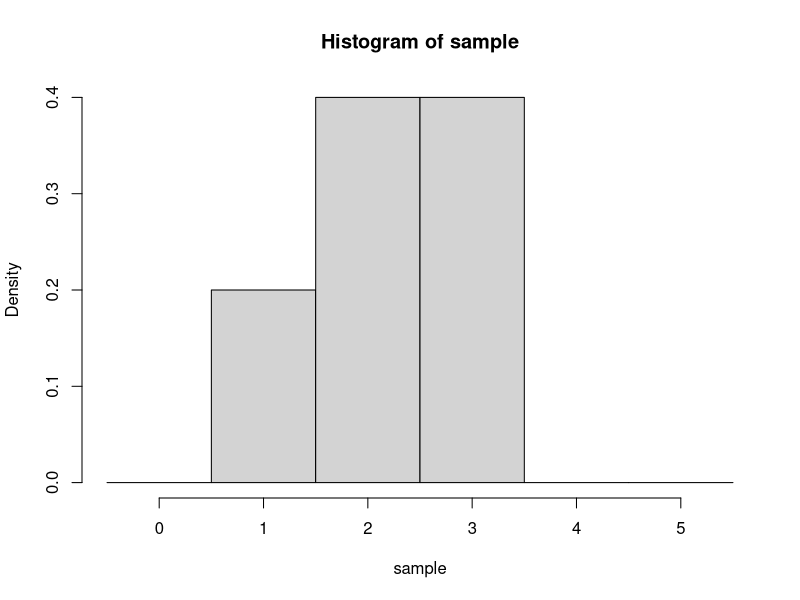
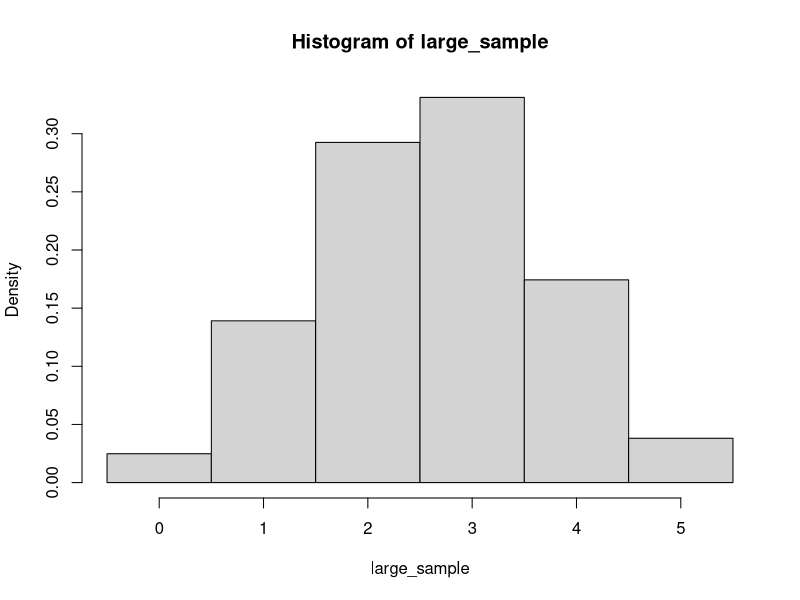
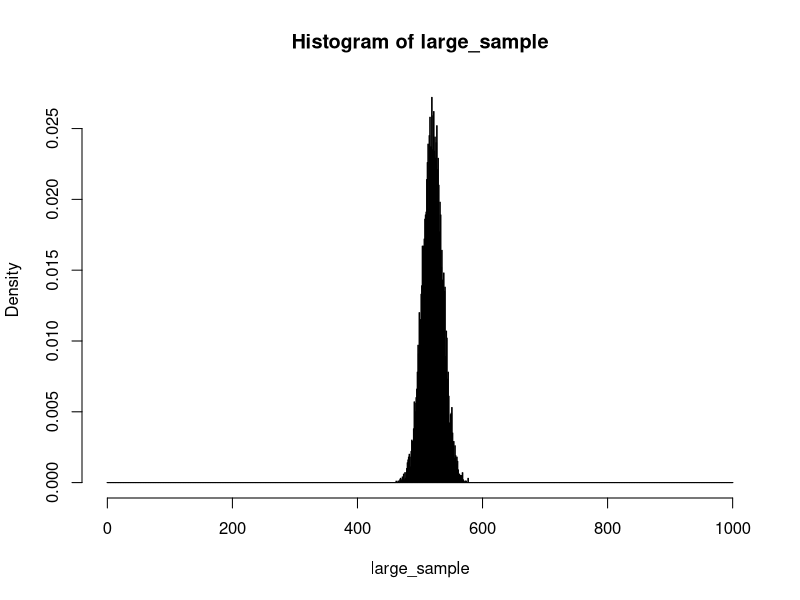
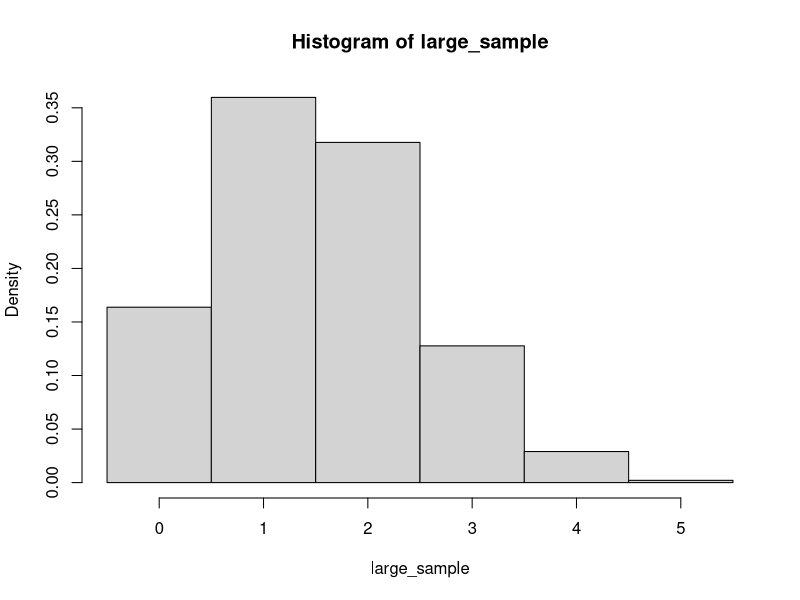
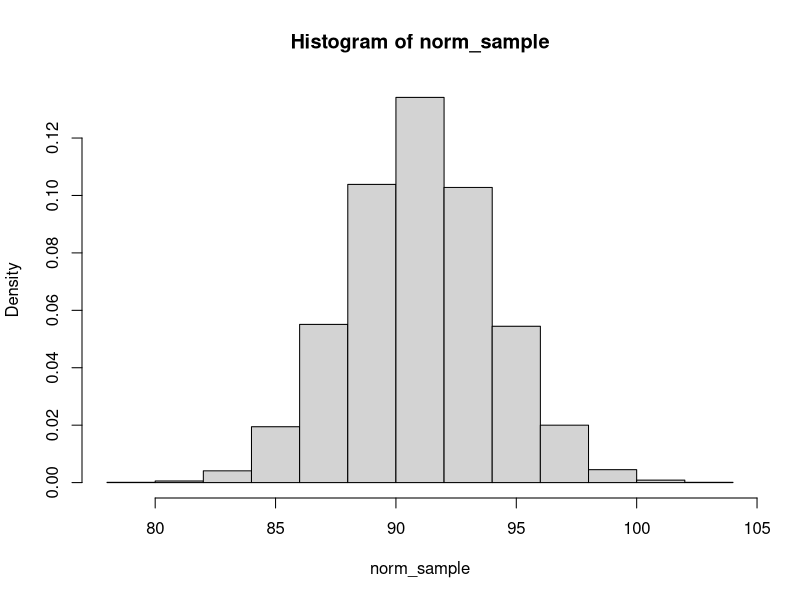

Write the R code that produced these figures, in order.
## ---- chunk 1
p <- 0.52

# Calculate P(X = 1)
choose(5,1) * p^1 * (1-p)^4

# Calculate P(X = 3)
choose(5,3) * p^3 * (1-p)^2

# Calculate P(X >= 4)
(choose(5,4) * p^4 * (1-p)^1) + (choose(5,5) * p^5 * (1-p)^0)

## ---- chunk 2

# P(X = 1)
dbinom(x = 1, size = 5, prob = 0.52)

# P(X = 3)
dbinom(x = 3, size = 5, prob = 0.52)

# P(X >= 4) = P(X = 4) + P(X = 5)
dbinom(x = 4, size = 5, prob = 0.52) + dbinom(x= 5, size = 5, prob = 0.52)

## ---- chunk 3

# P(X = 1) = P(X <= 1) - P(X <= 0)
pbinom(q = 1, size = 5, prob = 0.52) - pbinom(q = 0, size = 5, prob = 0.52)

# P(X = 3) = P(X <= 3) - P(X <= 2)
pbinom(q = 3, size = 5, prob = 0.52) - pbinom(q = 2, size = 5, prob = 0.52)

# P(X >= 4) = P(X <= 5) - P(X <= 3)
pbinom(q = 5, size = 5, prob = 0.52) - pbinom(q = 3, size = 5, prob = 0.52)

# P(X >= 4) = 1 - P(X <= 3)
1 - pbinom(q = 3, size = 5, prob = 0.52)
## ---- chunk 4
rbinom(n = 100, size = 5, prob = 0.52)
## ---- chunk 5
sample <- rbinom(n = 10, size = 5, prob = 0.52)

# Plot Histogram
hist(sample, breaks= -0.5:5.5, probability = TRUE)
## ---- chunk 6
large_sample <- rbinom(n = 10000, size = 5, prob = 0.52)
hist(large_sample, breaks= -0.5:5.5, probability = TRUE)
## ---- chunk 7
large_sample <- rbinom(n = 10000, size = 1000, prob = 0.52)
hist(large_sample, breaks= -0.5:1000.5, probability = TRUE)
## ---- chunk 8
large_sample <- rbinom(n = 10000, size = 5, prob = 0.3)
hist(large_sample, breaks= -0.5:5.5, probability = TRUE)
## ---- chunk 9
# help("Normal")
norm_sample <- rnorm(n = 10000, mean = 91, sd = 3) 

hist(norm_sample, probability = TRUE)
## ---- chunk 10
pnorm(q = 86, mean = 91, sd = 3)
## ---- chunk 11
pnorm(q = (86-91)/3)
## ---- chunk 12
# P(X <= 91)
pnorm(91, mean = 91, sd = 3)

# P(X > 93)
1 - pnorm(93, mean = 91, sd = 3)

# P(90 < X < 92)$
pnorm(92, mean = 91, sd = 3) - pnorm(90, mean = 91, sd = 3)
## ---- chunk 13
# 20th Percentile
qnorm(0.2, mean = 91, sd = 3)

# 60th Percentile
qnorm(0.6, mean = 91, sd = 3)

# 95th Percentile
qnorm(0.95, mean = 91, sd = 3)
## ---- chunk 14
percentile <- qnorm(0.95, mean = 91, sd = 3)
pnorm(percentile, mean = 91, sd = 3)
